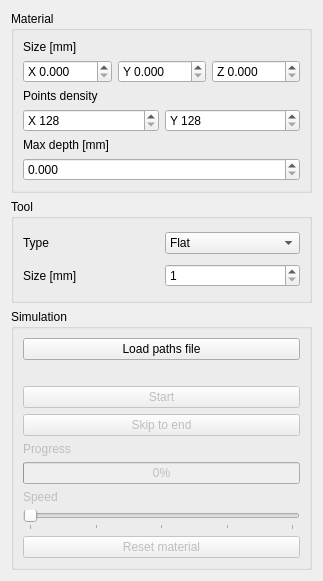
<?xml version="1.0" encoding="UTF-8"?>
<ui version="4.0">
 <class>CNCRouterModule</class>
 <widget class="QWidget" name="CNCRouterModule">
  <property name="geometry">
   <rect>
    <x>0</x>
    <y>0</y>
    <width>300</width>
    <height>581</height>
   </rect>
  </property>
  <property name="windowTitle">
   <string>Form</string>
  </property>
  <layout class="QGridLayout" name="gridLayout">
   <item row="2" column="0">
    <widget class="QGroupBox" name="simulationGroupBox">
     <property name="title">
      <string>Simulation</string>
     </property>
     <layout class="QGridLayout" name="gridLayout_6">
      <item row="1" column="0">
       <widget class="QFrame" name="fileLoadedFrame">
        <property name="enabled">
         <bool>false</bool>
        </property>
        <property name="frameShape">
         <enum>QFrame::NoFrame</enum>
        </property>
        <property name="frameShadow">
         <enum>QFrame::Raised</enum>
        </property>
        <layout class="QGridLayout" name="gridLayout_7">
         <property name="leftMargin">
          <number>0</number>
         </property>
         <property name="topMargin">
          <number>0</number>
         </property>
         <property name="rightMargin">
          <number>0</number>
         </property>
         <property name="bottomMargin">
          <number>0</number>
         </property>
         <item row="7" column="0">
          <widget class="QLabel" name="speedLabel">
           <property name="text">
            <string>Speed</string>
           </property>
          </widget>
         </item>
         <item row="1" column="0">
          <widget class="QPushButton" name="startButton">
           <property name="text">
            <string>Start</string>
           </property>
          </widget>
         </item>
         <item row="2" column="0">
          <widget class="QPushButton" name="skipButton">
           <property name="text">
            <string>Skip to end</string>
           </property>
          </widget>
         </item>
         <item row="3" column="0">
          <widget class="QLabel" name="progressLabel">
           <property name="text">
            <string>Progress</string>
           </property>
          </widget>
         </item>
         <item row="9" column="0">
          <widget class="QSlider" name="speed">
           <property name="minimum">
            <number>1</number>
           </property>
           <property name="maximum">
            <number>5</number>
           </property>
           <property name="orientation">
            <enum>Qt::Horizontal</enum>
           </property>
           <property name="invertedAppearance">
            <bool>false</bool>
           </property>
           <property name="invertedControls">
            <bool>false</bool>
           </property>
           <property name="tickPosition">
            <enum>QSlider::TicksBelow</enum>
           </property>
           <property name="tickInterval">
            <number>1</number>
           </property>
          </widget>
         </item>
         <item row="6" column="0">
          <widget class="QProgressBar" name="progressBar">
           <property name="value">
            <number>0</number>
           </property>
          </widget>
         </item>
         <item row="0" column="0">
          <widget class="QLabel" name="filenameLabel">
           <property name="text">
            <string/>
           </property>
          </widget>
         </item>
         <item row="10" column="0">
          <widget class="QPushButton" name="resetButton">
           <property name="text">
            <string>Reset material</string>
           </property>
          </widget>
         </item>
        </layout>
       </widget>
      </item>
      <item row="0" column="0">
       <widget class="QPushButton" name="loadFileButton">
        <property name="text">
         <string>Load paths file</string>
        </property>
       </widget>
      </item>
     </layout>
    </widget>
   </item>
   <item row="1" column="0">
    <widget class="QGroupBox" name="toolGroupBox">
     <property name="title">
      <string>Tool</string>
     </property>
     <layout class="QGridLayout" name="gridLayout_5">
      <item row="0" column="0">
       <widget class="QLabel" name="toolTypeLabel">
        <property name="text">
         <string>Type</string>
        </property>
       </widget>
      </item>
      <item row="0" column="1">
       <widget class="QComboBox" name="toolType">
        <property name="currentText">
         <string notr="true">Flat</string>
        </property>
        <item>
         <property name="text">
          <string>Flat</string>
         </property>
        </item>
        <item>
         <property name="text">
          <string>Round</string>
         </property>
        </item>
       </widget>
      </item>
      <item row="1" column="0">
       <widget class="QLabel" name="toolSizeLabe">
        <property name="text">
         <string>Size [mm]</string>
        </property>
       </widget>
      </item>
      <item row="1" column="1">
       <widget class="QSpinBox" name="toolSize">
        <property name="minimum">
         <number>1</number>
        </property>
       </widget>
      </item>
     </layout>
    </widget>
   </item>
   <item row="0" column="0">
    <widget class="QGroupBox" name="materialGroupBox">
     <property name="title">
      <string>Material</string>
     </property>
     <layout class="QGridLayout" name="gridLayout_2">
      <item row="3" column="0" colspan="2">
       <widget class="QFrame" name="pointsDensityFrame">
        <property name="frameShape">
         <enum>QFrame::NoFrame</enum>
        </property>
        <property name="frameShadow">
         <enum>QFrame::Plain</enum>
        </property>
        <layout class="QGridLayout" name="gridLayout_3">
         <property name="leftMargin">
          <number>0</number>
         </property>
         <property name="topMargin">
          <number>0</number>
         </property>
         <property name="rightMargin">
          <number>0</number>
         </property>
         <property name="bottomMargin">
          <number>0</number>
         </property>
         <property name="spacing">
          <number>6</number>
         </property>
         <item row="0" column="1">
          <widget class="QSpinBox" name="pointsDensityY">
           <property name="suffix">
            <string/>
           </property>
           <property name="prefix">
            <string>Y </string>
           </property>
           <property name="minimum">
            <number>128</number>
           </property>
           <property name="maximum">
            <number>8196</number>
           </property>
           <property name="stepType">
            <enum>QAbstractSpinBox::DefaultStepType</enum>
           </property>
          </widget>
         </item>
         <item row="0" column="0">
          <widget class="QSpinBox" name="pointsDensityX">
           <property name="suffix">
            <string/>
           </property>
           <property name="prefix">
            <string>X </string>
           </property>
           <property name="minimum">
            <number>128</number>
           </property>
           <property name="maximum">
            <number>8196</number>
           </property>
           <property name="stepType">
            <enum>QAbstractSpinBox::DefaultStepType</enum>
           </property>
          </widget>
         </item>
        </layout>
       </widget>
      </item>
      <item row="4" column="0">
       <widget class="QLabel" name="maxDepthLabel">
        <property name="text">
         <string>Max depth [mm]</string>
        </property>
       </widget>
      </item>
      <item row="0" column="0" colspan="2">
       <widget class="QLabel" name="sizeLabel">
        <property name="text">
         <string>Size [mm]</string>
        </property>
       </widget>
      </item>
      <item row="2" column="0" colspan="2">
       <widget class="QLabel" name="pointsDensityLabel">
        <property name="text">
         <string>Points density</string>
        </property>
       </widget>
      </item>
      <item row="1" column="0" colspan="2">
       <widget class="QFrame" name="sizeFrame">
        <property name="frameShape">
         <enum>QFrame::NoFrame</enum>
        </property>
        <property name="frameShadow">
         <enum>QFrame::Raised</enum>
        </property>
        <layout class="QGridLayout" name="gridLayout_4">
         <property name="leftMargin">
          <number>0</number>
         </property>
         <property name="topMargin">
          <number>0</number>
         </property>
         <property name="rightMargin">
          <number>0</number>
         </property>
         <property name="bottomMargin">
          <number>0</number>
         </property>
         <item row="0" column="0">
          <widget class="QDoubleSpinBox" name="sizeX">
           <property name="prefix">
            <string>X </string>
           </property>
           <property name="decimals">
            <number>3</number>
           </property>
           <property name="maximum">
            <double>1000.000000000000000</double>
           </property>
           <property name="stepType">
            <enum>QAbstractSpinBox::AdaptiveDecimalStepType</enum>
           </property>
          </widget>
         </item>
         <item row="0" column="1">
          <widget class="QDoubleSpinBox" name="sizeY">
           <property name="prefix">
            <string>Y </string>
           </property>
           <property name="decimals">
            <number>3</number>
           </property>
           <property name="maximum">
            <double>1000.000000000000000</double>
           </property>
           <property name="stepType">
            <enum>QAbstractSpinBox::AdaptiveDecimalStepType</enum>
           </property>
          </widget>
         </item>
         <item row="0" column="2">
          <widget class="QDoubleSpinBox" name="sizeZ">
           <property name="prefix">
            <string>Z </string>
           </property>
           <property name="decimals">
            <number>3</number>
           </property>
           <property name="maximum">
            <double>1000.000000000000000</double>
           </property>
           <property name="stepType">
            <enum>QAbstractSpinBox::AdaptiveDecimalStepType</enum>
           </property>
          </widget>
         </item>
        </layout>
       </widget>
      </item>
      <item row="5" column="0" colspan="2">
       <widget class="QDoubleSpinBox" name="maxDepth">
        <property name="decimals">
         <number>3</number>
        </property>
        <property name="maximum">
         <double>1000.000000000000000</double>
        </property>
        <property name="stepType">
         <enum>QAbstractSpinBox::AdaptiveDecimalStepType</enum>
        </property>
       </widget>
      </item>
     </layout>
    </widget>
   </item>
  </layout>
 </widget>
 <resources/>
 <connections/>
</ui>
